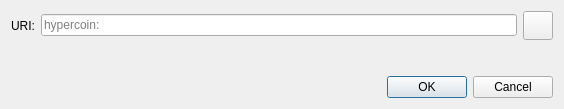
<?xml version="1.0" encoding="UTF-8"?>
<ui version="4.0">
 <class>OpenURIDialog</class>
 <widget class="QDialog" name="OpenURIDialog">
  <property name="geometry">
   <rect>
    <x>0</x>
    <y>0</y>
    <width>564</width>
    <height>109</height>
   </rect>
  </property>
  <property name="windowTitle">
   <string>Open hypercoin URI</string>
  </property>
  <layout class="QVBoxLayout" name="verticalLayout">
   <item>
    <layout class="QHBoxLayout" name="horizontalLayout">
     <item>
      <widget class="QLabel" name="label">
       <property name="text">
        <string>URI:</string>
       </property>
      </widget>
     </item>
     <item>
      <widget class="QValidatedLineEdit" name="uriEdit">
       <property name="placeholderText">
        <string notr="true">hypercoin:</string>
       </property>
      </widget>
     </item>
     <item>
      <widget class="QToolButton" name="pasteButton">
       <property name="toolTip">
        <string extracomment="Tooltip text for button that allows you to paste an address that is in your clipboard.">Paste address from clipboard</string>
       </property>
       <property name="text">
        <string/>
       </property>
       <property name="icon">
        <iconset resource="../hypercoin.qrc">
         <normaloff>:/icons/editpaste</normaloff>:/icons/editpaste
        </iconset>
       </property>
       <property name="iconSize">
        <size>
         <width>22</width>
         <height>22</height>
        </size>
       </property>
      </widget>
     </item>
    </layout>
   </item>
   <item>
    <spacer name="verticalSpacer">
     <property name="orientation">
      <enum>Qt::Vertical</enum>
     </property>
     <property name="sizeHint" stdset="0">
      <size>
       <width>20</width>
       <height>40</height>
      </size>
     </property>
    </spacer>
   </item>
   <item>
    <widget class="QDialogButtonBox" name="buttonBox">
     <property name="orientation">
      <enum>Qt::Horizontal</enum>
     </property>
     <property name="standardButtons">
      <set>QDialogButtonBox::Cancel|QDialogButtonBox::Ok</set>
     </property>
    </widget>
   </item>
  </layout>
 </widget>
 <customwidgets>
  <customwidget>
   <class>QValidatedLineEdit</class>
   <extends>QLineEdit</extends>
   <header>qt/qvalidatedlineedit.h</header>
  </customwidget>
 </customwidgets>
 <resources/>
 <connections>
  <connection>
   <sender>buttonBox</sender>
   <signal>accepted()</signal>
   <receiver>OpenURIDialog</receiver>
   <slot>accept()</slot>
   <hints>
    <hint type="sourcelabel">
     <x>248</x>
     <y>254</y>
    </hint>
    <hint type="destinationlabel">
     <x>157</x>
     <y>274</y>
    </hint>
   </hints>
  </connection>
  <connection>
   <sender>buttonBox</sender>
   <signal>rejected()</signal>
   <receiver>OpenURIDialog</receiver>
   <slot>reject()</slot>
   <hints>
    <hint type="sourcelabel">
     <x>316</x>
     <y>260</y>
    </hint>
    <hint type="destinationlabel">
     <x>286</x>
     <y>274</y>
    </hint>
   </hints>
  </connection>
 </connections>
</ui>
